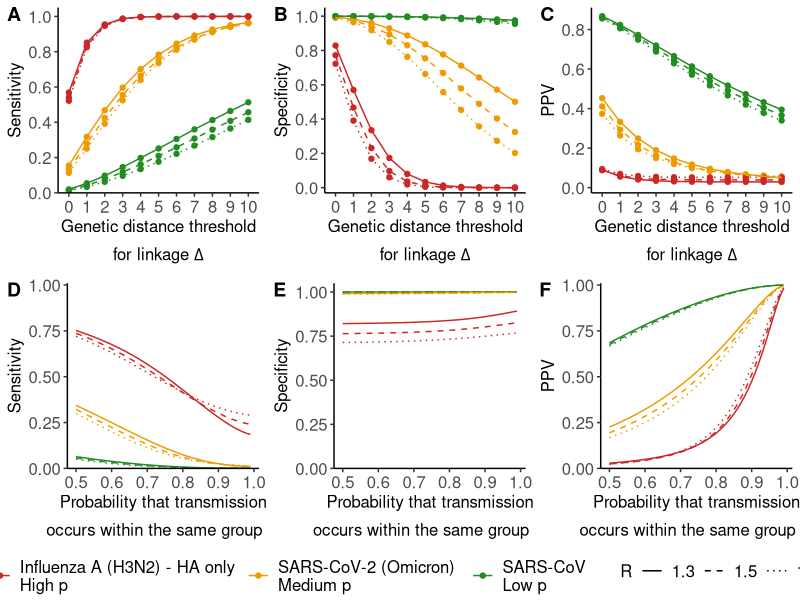
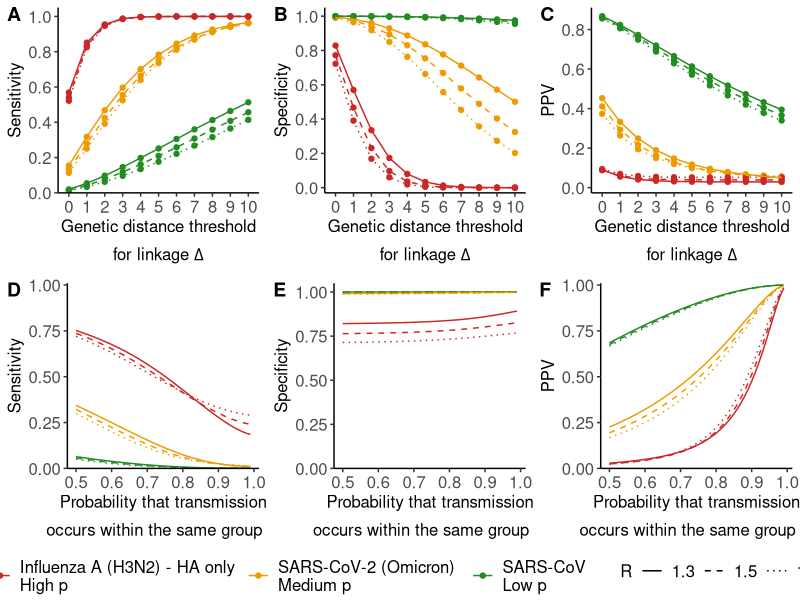
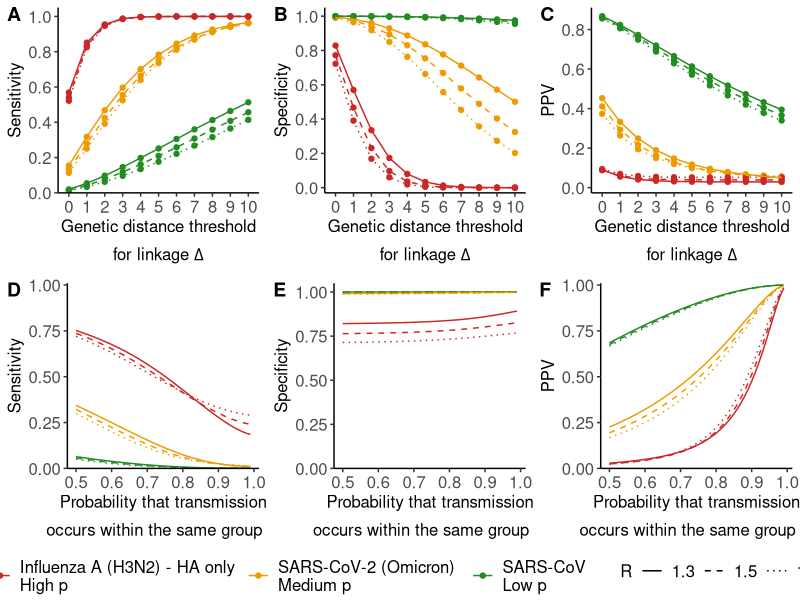

R code for these plots, in order:
library(tidyverse)
library(ggpubr)
library(ggrepel)

## Load confusion matrix parameters across pathogens
df_sens_spec_FDR_across_pathogens_R_1.3 <- read_csv('../results/df_sens_spec_FDR_F1_across_pathogens_R_1.3.csv') %>% mutate(R = 1.3)
df_sens_spec_FDR_across_pathogens_R_1.5 <- read_csv('../results/df_sens_spec_FDR_F1_across_pathogens_R_1.5.csv') %>% mutate(R = 1.5)
df_sens_spec_FDR_across_pathogens_R_1.8 <- read_csv('../results/df_sens_spec_FDR_F1_across_pathogens_R_1.8.csv') %>% mutate(R = 1.8)

df_sens_spec_FDR_across_pathogens <- df_sens_spec_FDR_across_pathogens_R_1.3 %>% 
  bind_rows(df_sens_spec_FDR_across_pathogens_R_1.5) %>% 
  bind_rows(df_sens_spec_FDR_across_pathogens_R_1.8)

## Define theme for figures
my_theme_classic <- function(){
  (theme_classic() +
     theme(axis.text = element_text(size = 12), 
           axis.title = element_text(size = 12),
           legend.text = element_text(size = 12), 
           legend.title = element_text(size = 12),
           strip.background = element_rect(fill = 'gray22'), 
           strip.text = element_text(size = 12, colour = 'white'))) %>% 
    return()
}

## Define colors for pathogens
name_pathogens <- unique(df_sens_spec_FDR_across_pathogens$pathogen)
vec_pathogens_to_keep <- c('Influenza A (H3N2) - HA only', 'SARS-CoV-2 (Omicron)', 'SARS-CoV')
vec_names_pathogens_to_keep <- c('Influenza A (H3N2) - HA only\nHigh p', 
                                 'SARS-CoV-2 (Omicron)\nMedium p',
                                 'SARS-CoV\nLow p')
vec_colors_pathogens_to_keep <- c('firebrick3', 'orange2', 'forestgreen')
vec_colors_all_pathogens <- sapply(name_pathogens, FUN = function(pathogen){
  ifelse(pathogen %in% vec_pathogens_to_keep, 
         vec_colors_pathogens_to_keep[which(vec_pathogens_to_keep == pathogen)], 
         'gray10')
})


plt_sensitivity_func_delta <- df_sens_spec_FDR_across_pathogens %>% 
  filter(omega == 0.7, delta <= 10, pathogen %in% vec_pathogens_to_keep) %>% 
  mutate(pathogen = factor(pathogen, levels = vec_pathogens_to_keep)) %>% 
  ggplot(aes(x = as.factor(delta), colour = as.factor(pathogen))) +
  geom_point(aes(y = sensitivity)) +
  geom_line(aes(y = sensitivity, linetype = as.factor(R), group = interaction(as.factor(R), pathogen))) +
  scale_x_discrete(breaks = 0:10, 
                   name = expression(atop('Genetic distance threshold', 'for linkage '*Delta))) +
  scale_y_continuous(limits = c(0., NA), breaks = seq(0., 1., 0.2),
                     name = 'Sensitivity',
                     expand = expansion(mult = c(0., 0.05))) +
  scale_colour_manual(name = '', 
                      breaks = vec_pathogens_to_keep, 
                      labels = vec_names_pathogens_to_keep, 
                      values = vec_colors_pathogens_to_keep) +
  scale_linetype_manual(name = 'R', values = 1:3) +
  my_theme_classic() +
  theme(legend.position = 'bottom')


plt_specificity_func_delta <- df_sens_spec_FDR_across_pathogens %>% 
  filter(omega == 0.7, delta <= 10, pathogen %in% vec_pathogens_to_keep) %>% 
  mutate(pathogen = factor(pathogen, levels = vec_pathogens_to_keep)) %>% 
  ggplot(aes(x = as.factor(delta), colour = as.factor(pathogen))) +
  geom_point(aes(y = specificity)) +
  geom_line(aes(y = specificity, linetype = as.factor(R), group = interaction(as.factor(R), pathogen))) +
  scale_x_discrete(breaks = 0:10, 
                   name = expression(atop('Genetic distance threshold', 'for linkage '*Delta))) +
  scale_y_continuous(limits = c(0., NA), breaks = seq(0., 1., 0.2),
                     name = 'Specificity',
                     expand = expansion(mult = c(0.03, 0.05))) +
  scale_colour_manual(name = '', 
                      breaks = vec_pathogens_to_keep, 
                      labels = vec_names_pathogens_to_keep, 
                      values = vec_colors_pathogens_to_keep) +
  scale_linetype_manual(name = 'R', values = 1:3) +
  my_theme_classic() +
  theme(legend.position = 'bottom')

plt_ppv_func_delta <- df_sens_spec_FDR_across_pathogens %>% 
  filter(omega == 0.7, delta <= 10, pathogen %in% vec_pathogens_to_keep) %>% 
  mutate(pathogen = factor(pathogen, levels = vec_pathogens_to_keep)) %>% 
  ggplot(aes(x = as.factor(delta), colour = as.factor(pathogen))) +
  geom_point(aes(y = ppv)) +
  geom_line(aes(y = ppv, linetype = as.factor(R), group = interaction(as.factor(R), pathogen))) +
  scale_x_discrete(breaks = 0:10, 
                   name = expression(atop('Genetic distance threshold', 'for linkage '*Delta))) +
  scale_y_continuous(limits = c(0., NA), breaks = seq(0., 1., 0.2),
                     name = 'PPV',
                     expand = expansion(mult = c(0.03, 0.05))) +
  scale_colour_manual(name = '', 
                      breaks = vec_pathogens_to_keep, 
                      labels = vec_names_pathogens_to_keep, 
                      values = vec_colors_pathogens_to_keep) +
  scale_linetype_manual(name = 'R', values = 1:3) +
  my_theme_classic() +
  theme(legend.position = 'bottom')

plt_sensitivity_func_omega <- df_sens_spec_FDR_across_pathogens %>% 
  filter(delta == 0, pathogen %in% vec_pathogens_to_keep) %>% 
  mutate(pathogen = factor(pathogen, levels = vec_pathogens_to_keep)) %>% 
  ggplot(aes(x = omega, colour = pathogen, group = interaction(pathogen, R))) +
  geom_line(aes(y = sensitivity, linetype = as.factor(R))) +
  scale_x_continuous(name = expression(atop('Probability that transmission', 'occurs within the same group '*omega))) +
  scale_y_continuous(limits = c(0., 1.), name = 'Sensitivity',
                     expand = expansion(mult = c(0., 0.01))) +
  scale_colour_manual(name = '', 
                      breaks = vec_pathogens_to_keep, 
                      labels = vec_names_pathogens_to_keep, 
                      values = vec_colors_pathogens_to_keep) +
  scale_linetype_manual(name = 'R', values = 1:3) +
  my_theme_classic() +
  theme(legend.position = 'bottom')

plt_specificity_func_omega <- df_sens_spec_FDR_across_pathogens %>% 
  filter(delta == 0,
         pathogen %in% vec_pathogens_to_keep) %>% 
  ggplot(aes(x = omega, colour = pathogen, 
             group = interaction(pathogen, R))) +
  geom_line(aes(y = specificity, linetype = as.factor(R))) +
  scale_x_continuous(name = expression(atop('Probability that transmission', 'occurs within the same group '*omega))) +
  scale_y_continuous(limits = c(0., 1.), name = 'Specificity',
                     expand = expansion(mult = c(0.0, 0.05))) +
  scale_colour_manual(name = '', 
                      breaks = vec_pathogens_to_keep, 
                      labels = vec_names_pathogens_to_keep,
                      values = vec_colors_pathogens_to_keep) +
  scale_linetype_manual(name = 'R', values = 1:3) +
  my_theme_classic() +
  theme(legend.position = 'bottom')

plt_ppv_func_omega <- df_sens_spec_FDR_across_pathogens %>% 
  filter(delta == 0, pathogen %in% vec_pathogens_to_keep) %>% 
  ggplot(aes(x = omega, colour = pathogen, 
             group = interaction(pathogen, as.factor(R)))) +
  geom_line(aes(y = ppv, linetype = as.factor(R))) +
  scale_x_continuous(name = expression(atop('Probability that transmission', 'occurs within the same group '*omega))) +
  scale_y_continuous(limits = c(0., 1.), name = 'PPV',
                     expand = expansion(mult = c(0., 0.01))) +
  scale_colour_manual(name = '', 
                      breaks = vec_pathogens_to_keep, 
                      labels = vec_names_pathogens_to_keep, 
                      values = vec_colors_pathogens_to_keep) +
  scale_linetype_manual(name = 'R', values = 1:3) +
  my_theme_classic() +
  theme(legend.position = 'bottom')


panel_final <- 
  ggarrange(plt_sensitivity_func_delta, plt_specificity_func_delta, plt_ppv_func_delta,
            plt_sensitivity_func_omega, plt_specificity_func_omega, plt_ppv_func_omega, 
            labels = 'AUTO', common.legend = T, legend = 'bottom', ncol = 3, nrow = 2)

plot(panel_final)


pdf('../figures/figure_sensitivity_R.pdf', height = 7, width = 9)
plot(panel_final)
dev.off()
png('../figures/figure_sensitivity_R.png', height = 7, width = 9, res = 350, units = 'in')
plot(panel_final)
dev.off()
